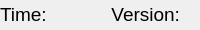
              <widget class="QFrame" name="bottomBar">
               <property name="minimumSize">
                <size>
                 <width>0</width>
                 <height>30</height>
                </size>
               </property>
               <property name="maximumSize">
                <size>
                 <width>16777215</width>
                 <height>30</height>
                </size>
               </property>
               <property name="frameShape">
                <enum>QFrame::NoFrame</enum>
               </property>
               <property name="frameShadow">
                <enum>QFrame::Raised</enum>
               </property>
               <layout class="QHBoxLayout" name="horizontalLayout_5">
                <property name="spacing">
                 <number>0</number>
                </property>
                <property name="leftMargin">
                 <number>0</number>
                </property>
                <property name="topMargin">
                 <number>0</number>
                </property>
                <property name="rightMargin">
                 <number>0</number>
                </property>
                <property name="bottomMargin">
                 <number>0</number>
                </property>
                <item>
                 <widget class="QLabel" name="creditsLabel">
                  <property name="maximumSize">
                   <size>
                    <width>200</width>
                    <height>30</height>
                   </size>
                  </property>
                  <property name="font">
                   <font>
                    <family>Segoe UI</family>
                    <pointsize>14</pointsize>
                    <weight>50</weight>
                    <italic>false</italic>
                    <bold>false</bold>
                   </font>
                  </property>
                  <property name="styleSheet">
                   <string notr="true">font: 14pt;</string>
                  </property>
                  <property name="text">
                   <string>&lt;html&gt;&lt;head/&gt;&lt;body&gt;&lt;p&gt;&lt;span style=&quot; font-size:14pt;&quot;&gt;Time:&lt;/span&gt;&lt;/p&gt;&lt;/body&gt;&lt;/html&gt;</string>
                  </property>
                  <property name="alignment">
                   <set>Qt::AlignLeading|Qt::AlignLeft|Qt::AlignVCenter</set>
                  </property>
                 </widget>
                </item>
                <item>
                 <widget class="QLabel" name="memory">
                  <property name="text">
                   <string/>
                  </property>
                 </widget>
                </item>
                <item>
                 <widget class="QLabel" name="status">
                  <property name="maximumSize">
                   <size>
                    <width>100</width>
                    <height>16777215</height>
                   </size>
                  </property>
                  <property name="text">
                   <string/>
                  </property>
                  <property name="alignment">
                   <set>Qt::AlignRight|Qt::AlignTrailing|Qt::AlignVCenter</set>
                  </property>
                 </widget>
                </item>
                <item>
                 <widget class="QLabel" name="icon">
                  <property name="maximumSize">
                   <size>
                    <width>40</width>
                    <height>16777215</height>
                   </size>
                  </property>
                  <property name="text">
                   <string/>
                  </property>
                 </widget>
                </item>
                <item>
                 <widget class="QLabel" name="status_2">
                  <property name="maximumSize">
                   <size>
                    <width>100</width>
                    <height>16777215</height>
                   </size>
                  </property>
                  <property name="layoutDirection">
                   <enum>Qt::LeftToRight</enum>
                  </property>
                  <property name="text">
                   <string/>
                  </property>
                  <property name="alignment">
                   <set>Qt::AlignRight|Qt::AlignTrailing|Qt::AlignVCenter</set>
                  </property>
                 </widget>
                </item>
                <item>
                 <widget class="QLabel" name="icon_2">
                  <property name="maximumSize">
                   <size>
                    <width>40</width>
                    <height>16777215</height>
                   </size>
                  </property>
                  <property name="text">
                   <string/>
                  </property>
                 </widget>
                </item>
                <item>
                 <widget class="QLabel" name="version">
                  <property name="maximumSize">
                   <size>
                    <width>100</width>
                    <height>16777215</height>
                   </size>
                  </property>
                  <property name="font">
                   <font>
                    <family>Segoe UI</family>
                    <pointsize>-1</pointsize>
                    <weight>50</weight>
                    <italic>false</italic>
                    <bold>false</bold>
                   </font>
                  </property>
                  <property name="text">
                   <string>&lt;html&gt;&lt;head/&gt;&lt;body&gt;&lt;p&gt;&lt;span style=&quot; font-size:14pt;&quot;&gt;Version:&lt;/span&gt;&lt;/p&gt;&lt;/body&gt;&lt;/html&gt;</string>
                  </property>
                  <property name="alignment">
                   <set>Qt::AlignRight|Qt::AlignTrailing|Qt::AlignVCenter</set>
                  </property>
                 </widget>
                </item>
                <item>
                 <widget class="QFrame" name="frame_size_grip">
                  <property name="minimumSize">
                   <size>
                    <width>20</width>
                    <height>0</height>
                   </size>
                  </property>
                  <property name="maximumSize">
                   <size>
                    <width>20</width>
                    <height>16777215</height>
                   </size>
                  </property>
                  <property name="frameShape">
                   <enum>QFrame::NoFrame</enum>
                  </property>
                  <property name="frameShadow">
                   <enum>QFrame::Raised</enum>
                  </property>
                 </widget>
                </item>
               </layout>
              </widget>
